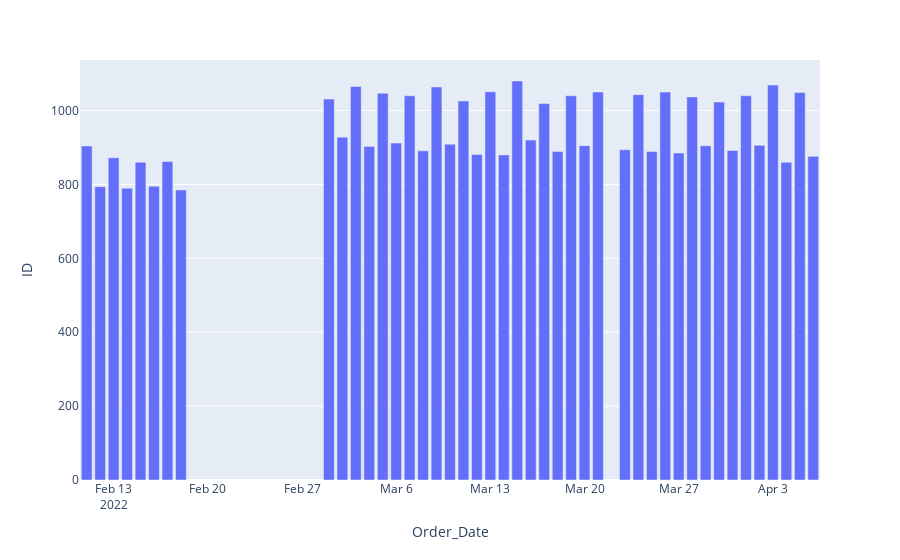

The cell this chart's notebook holds for it:
### Code cell
# Fazendo o gráfico

px.bar(df_aux, x='Order_Date', y='ID').show()
